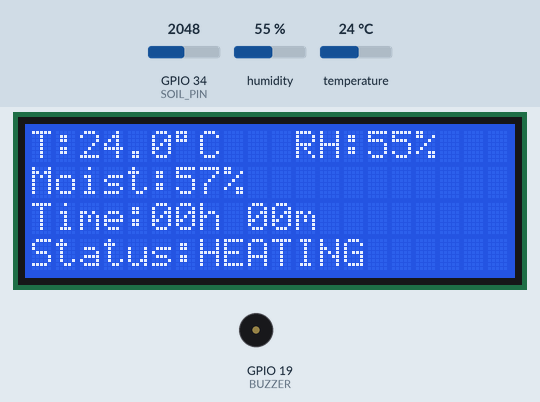
This program was run on a simulated ESP32. On the bench: 20×4 character LCD, buzzer (waves = sounding, pin HIGH). The test bench sets the inputs (shaded band); at power-on: humidity 55 %, GPIO 34 (SOIL_PIN) = 2048, temperature 24 °C. WiFi joins after 1.5 s; servers stay silent unless stated; the Firebase database answers and starts empty; what the program prints to the serial monitor is not drawn.

Above: at 5.8 s.
5.9 s: humidity set to 57 %
At 10.2 s:
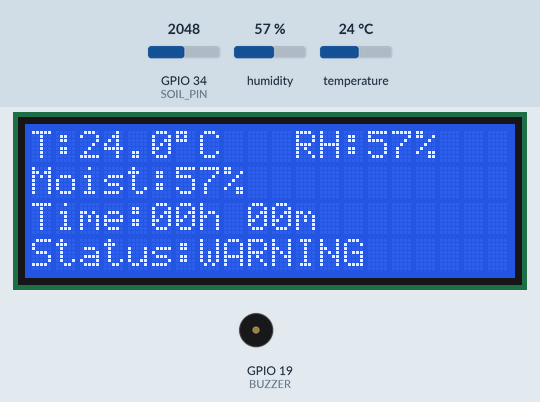
12.4 s: GPIO 34 (SOIL_PIN) set to 2915
At 14.2 s:
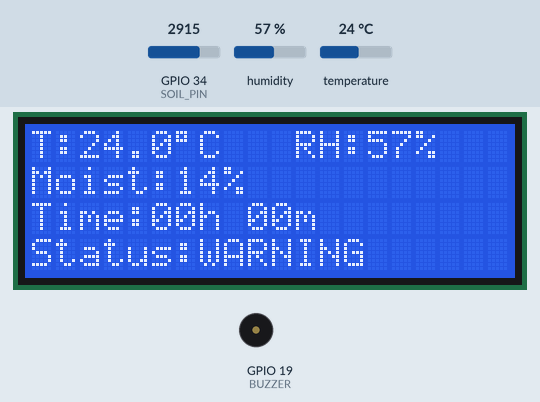
17.2 s: GPIO 34 (SOIL_PIN) set to 3017
At 19.1 s:
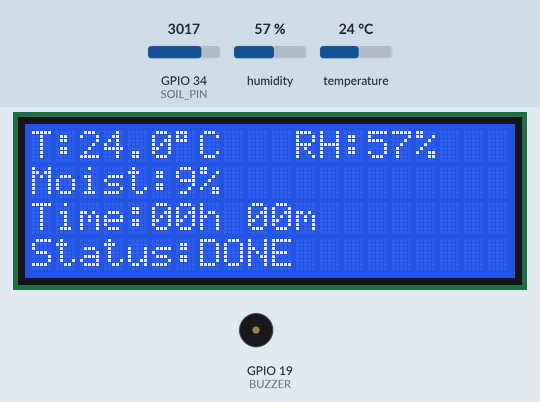
24.2 s: temperature set to 12 °C
At 26.5 s:
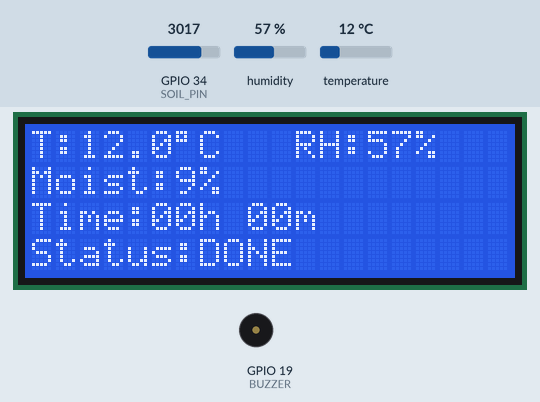
29.7 s: humidity set to 22 %
At 31.6 s:
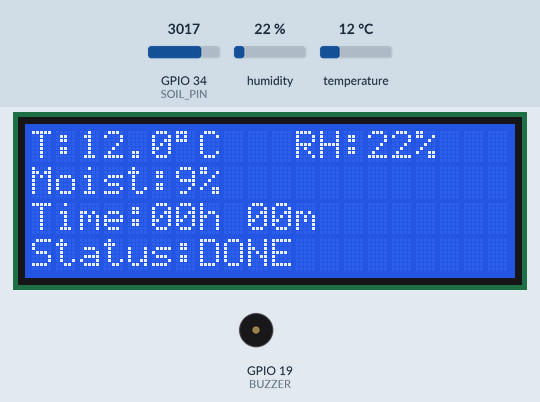
34.7 s: GPIO 34 (SOIL_PIN) set to 2866
At 36.7 s:
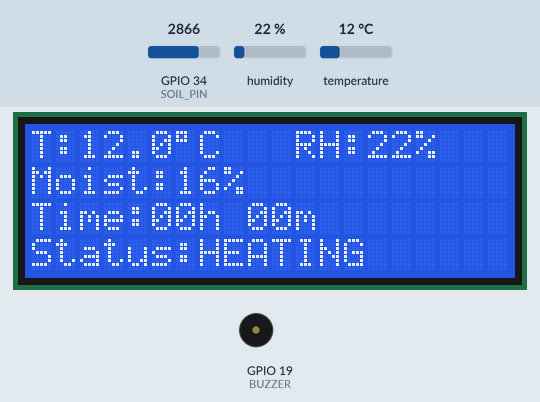
Timing chart, 0 to 38.2 s (numbered marks = the images above; inputs shaded):
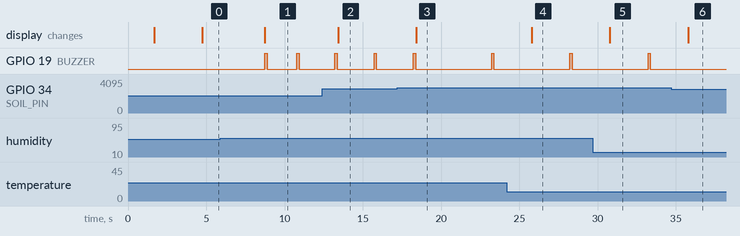

The program:

main.cpp
```cpp
#include <Arduino.h>
#include <WiFi.h>
#include <WiFiManager.h>
#include <Firebase_ESP_Client.h>
#include <DHT.h>
#include <Wire.h>
#include <LiquidCrystal_I2C.h>

// ================= FIREBASE =================
#define API_KEY "AIzaSyAdXM0egIpInr5bt3bMsR3f6Nl09lGwzQs"
#define DATABASE_URL "https://herbadry-monitoring-default-rtdb.asia-southeast1.firebasedatabase.app/"

// ================= PIN =================
#define DHTPIN 26
#define DHTTYPE DHT22
#define SOIL_PIN 34
#define BUZZER 19

// ================= OBJECT =================
FirebaseData fbdo;
FirebaseAuth auth;
FirebaseConfig config;

DHT dht(DHTPIN, DHTTYPE);

// LCD 20x4
LiquidCrystal_I2C lcd(0x27, 20, 4);

// ================= SOIL =================
const int soilDry = 3200;
const int soilWet = 1200;

// ================= LIMIT =================
const float suhuOptimalMin = 60.0;
const float suhuOptimalMax = 65.0;

const float suhuWarningMin = 65.0;
const float suhuDanger = 70.0;

const float rhMin = 30.0;
const float rhMax = 55.0;

// ================= TIMER =================
unsigned long lastRead = 0;
unsigned long lastSend = 0;
unsigned long lastBuzz = 0;

const unsigned long sensorInterval = 2000;
const unsigned long firebaseInterval = 2500;

// ================= DATA =================
float t = 0;
float h = 0;
int soil = 0;
String kondisi = "Heating";

bool dryingStarted = false;
unsigned long dryingStartTime = 0;
unsigned long dryingMinutes = 0;

// ================= BUZZER =================
bool buzzerOff = false;
unsigned long snoozeStart = 0;
const unsigned long snoozeDuration = 120000;

// =========================================
// WIFI
// =========================================
void connectWiFi()
{
  WiFiManager wm;

  lcd.clear();
  lcd.setCursor(0, 0);
  lcd.print("Connect to WiFi");

  lcd.setCursor(0, 1);
  lcd.print("SSID:HerbaDry_Setup");

  lcd.setCursor(0, 2);
  lcd.print("PASS:12345678");

  lcd.setCursor(0, 3);
  lcd.print("Open 192.168.4.1");

  bool ok = wm.autoConnect(
      "HerbaDry_Setup",
      "12345678");

  if (!ok)
  {
    lcd.clear();
    lcd.setCursor(0, 1);
    lcd.print("WiFi Failed");

    lcd.setCursor(0, 2);
    lcd.print("Restarting...");

    delay(2000);
    ESP.restart();
  }

  lcd.clear();

  lcd.setCursor(0, 0);
  lcd.print("WiFi Connected");

  lcd.setCursor(0, 1);
  lcd.print("IP Address:");

  lcd.setCursor(0, 2);
  lcd.print(WiFi.localIP());

  delay(3000);
}

// =========================================
// FIREBASE
// =========================================
void initFirebase()
{
  config.api_key = API_KEY;
  config.database_url = DATABASE_URL;

  config.signer.test_mode = true;

  Firebase.begin(&config, &auth);
  Firebase.reconnectWiFi(true);

  Serial.println("Firebase Connected");
}

// =========================================
// SENSOR
// =========================================
void readSensor()
{
  float temp = dht.readTemperature();
  float hum = dht.readHumidity();

  Serial.println("===== DHT READ =====");

  Serial.print("Temp RAW = ");
  Serial.println(temp);

  Serial.print("Hum RAW = ");
  Serial.println(hum);

  if (!isnan(temp))
    t = temp;

  if (!isnan(hum))
    h = hum;

  int raw = analogRead(SOIL_PIN);

  soil = map(raw, soilDry, soilWet, 0, 100);
  soil = constrain(soil, 0, 100);

  Serial.print("T = ");
  Serial.println(t);

  Serial.print("H = ");
  Serial.println(h);

  Serial.print("Soil = ");
  Serial.println(soil);
}

// =========================================
// STATUS
// =========================================
void checkCondition()
{
  // Validasi akhir kadar air
  if (soil <= 10)
  {
    kondisi = "Done";
    return;
  }

  // Danger
  if (
      t >= 70 ||
      h >= 80 ||
      dryingMinutes > 45)
  {
    kondisi = "Danger";
  }

  // Warning
  else if (
      (t >= 65 && t < 70) ||
      h > 55 ||
      dryingMinutes > 30)
  {
    kondisi = "Warning";
  }

  // Ready Check
  else if (
      dryingMinutes >= 20 &&
      t >= 55 &&
      t <= 65 &&
      h <= 40)
  {
    kondisi = "Ready Check";
  }

  // Optimal
  else if (
      t >= 55 &&
      t <= 65 &&
      h >= 30 &&
      h <= 55)
  {
    kondisi = "Optimal";
  }

  // Heating
  else if (
      t < 50 ||
      dryingMinutes < 5)
  {
    kondisi = "Heating";
  }

  else
  {
    kondisi = "Heating";
  }
}
// =========================================
// LCD 20x4
// =========================================
void updateLCD()
{
  lcd.clear();

  int hours = dryingMinutes / 60;
  int minutes = dryingMinutes % 60;

  lcd.setCursor(0, 0);
  lcd.print("T:");
  lcd.print(t, 1);
  lcd.print((char)223);
  lcd.print("C");

  lcd.setCursor(11, 0);
  lcd.print("RH:");
  lcd.print(h, 0);
  lcd.print("%");

  lcd.setCursor(0, 1);
  lcd.print("Moist:");
  lcd.print(soil);
  lcd.print("%");

  lcd.setCursor(0, 2);
  lcd.print("Time:");

  if (hours < 10)
    lcd.print("0");
  lcd.print(hours);

  lcd.print("h ");

  if (minutes < 10)
    lcd.print("0");
  lcd.print(minutes);

  lcd.print("m");

  lcd.setCursor(0, 3);
  lcd.print("Status:");

  if (kondisi == "Done")
    lcd.print("DONE");
  else if (kondisi == "Ready Check")
    lcd.print("READY");
  else if (kondisi == "Optimal")
    lcd.print("OPTIMAL");
  else if (kondisi == "Warning")
    lcd.print("WARNING");
  else if (kondisi == "Danger")
    lcd.print("DANGER");
  else
    lcd.print("HEATING");
}
// =========================================
// FIREBASE SEND
// =========================================
void sendFirebase()
{
  Serial.println("=== FIREBASE SEND ===");

  if (Firebase.RTDB.setFloat(&fbdo, "/sensor/suhu", t))
    Serial.println("Suhu OK");
  else
    Serial.println(fbdo.errorReason());

  if (Firebase.RTDB.setFloat(&fbdo, "/sensor/kelembapan", h))
    Serial.println("RH OK");
  else
    Serial.println(fbdo.errorReason());

  if (Firebase.RTDB.setInt(&fbdo, "/sensor/soil", soil))
    Serial.println("Soil OK");
  else
    Serial.println(fbdo.errorReason());
  if (Firebase.RTDB.setInt(&fbdo, "/sensor/duration", dryingMinutes))
    Serial.println("Duration OK");
  else
    Serial.println(fbdo.errorReason());
  if (Firebase.RTDB.setString(&fbdo, "/sensor/kondisi", kondisi))
    Serial.println("Status OK");
  else
    Serial.println(fbdo.errorReason());

  if (Firebase.RTDB.setString(
          &fbdo,
          "/sensor/ip",
          WiFi.localIP().toString()))
  {
    Serial.println("IP OK");
  }
  else
  {
    Serial.println(fbdo.errorReason());
  }
}

// =========================================
// CONTROL
// =========================================
void readControl()
{
  if (Firebase.RTDB.getBool(&fbdo, "/control/buzzerOff"))
  {
    bool val = fbdo.boolData();

    if (val)
    {
      buzzerOff = true;
      snoozeStart = millis();
    }
  }
}

// =========================================
// SNOOZE
// =========================================
void checkSnooze()
{
  if (
      buzzerOff &&
      millis() - snoozeStart >= snoozeDuration)
  {
    buzzerOff = false;

    Firebase.RTDB.setBool(
        &fbdo,
        "/control/buzzerOff",
        false);
  }
}

// =========================================
// BUZZER
// =========================================
void updateBuzzer()
{
  if (buzzerOff)
  {
    digitalWrite(BUZZER, LOW);
    return;
  }

  if (kondisi == "Heating")
    return;

  int interval = 5000;

  if (kondisi == "Optimal")
    interval = 5000;

  if (kondisi == "Warning")
    interval = 2000;

  if (kondisi == "Danger")
    interval = 500;

  if (millis() - lastBuzz >= interval)
  {
    lastBuzz = millis();

    digitalWrite(BUZZER, HIGH);
    delay(150);
    digitalWrite(BUZZER, LOW);
  }
}

// =========================================
// SETUP
// =========================================
void setup()
{
  Serial.begin(115200);

  pinMode(BUZZER, OUTPUT);
  digitalWrite(BUZZER, LOW);

  dht.begin();

  lcd.init();
  lcd.backlight();

  connectWiFi();
  initFirebase();
}

// =========================================
// LOOP
// =========================================
void loop()
{
  unsigned long now = millis();

  if (now - lastRead >= sensorInterval)
  {
    lastRead = now;

    readSensor();

    // mulai timer ketika suhu mulai naik
    if (!dryingStarted && t >= 50 && h <= 55)
    {
      dryingStarted = true;
      dryingStartTime = millis();

      Serial.println("Drying process started");
    }

    if (dryingStarted)
    {
      dryingMinutes =
          (millis() - dryingStartTime) / 60000;
    }

    checkCondition();
    updateLCD();

    Serial.print("T=");
    Serial.print(t);

    Serial.print(" H=");
    Serial.print(h);

    Serial.print(" Soil=");
    Serial.print(soil);

    Serial.print("% Time=");
    Serial.print(dryingMinutes);
    Serial.print("min");

    Serial.print(" Status=");
    Serial.println(kondisi);
  }

  if (now - lastSend >= firebaseInterval)
  {
    lastSend = now;

    sendFirebase();
    readControl();
  }

  checkSnooze();
  updateBuzzer();
}
```

Measured:
- the behaviour switches between 55 and 56 % on humidity (found by bisection; images 0 and 1)
- the behaviour switches between 2980 and 2981 on GPIO 34 (SOIL_PIN) (found by bisection; images 2 and 3)
- after the input at 5.9 s, GPIO 19 (BUZZER): alternates HIGH for 0.15 s and LOW for 1.9 s, starting after 2.8 s; the display: changes after 2.8 s (image 1)
- after the input at 12.4 s, the display: changes after 1.0 s (image 2)
- after the input at 17.2 s, GPIO 19 (BUZZER): LOW → HIGH after 6.0 s, → LOW 0.15 s later; the display: changes after 1.2 s (image 3)
- after the input at 24.2 s, the display: changes after 1.6 s (image 4)
- after the input at 29.7 s, the display: changes after 1.1 s (image 5)
- after the input at 34.7 s, the display: changes after 1.1 s (image 6)
